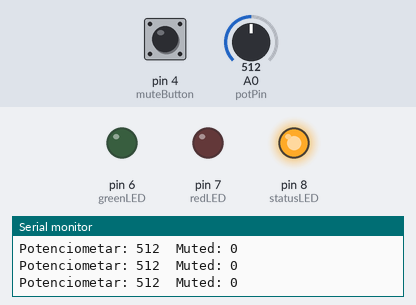
Simulated run of this sketch. Board: Arduino Uno, built with avr-gcc and run on an emulated ATmega328P. On the bench: output pins drawn as LEDs (lit = HIGH), the last lines printed to the serial monitor. Dashed ring = blinking. The test bench sets the inputs (shaded band); at power-on: pin 4 (muteButton) HIGH, A0 (potPin) = 512.

Above: at 1.2 s.
1.3 s: pin 4 (muteButton) pulled LOW for 1 s
At 1.75 s:
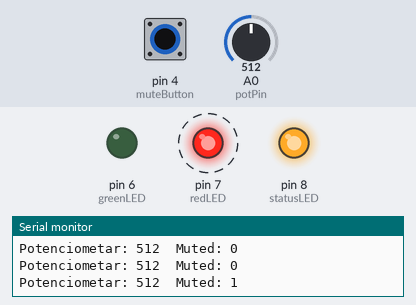
4.0 s: A0 (potPin) set to 993
5.5 s: A0 (potPin) set to 1012
At 6.7 s:
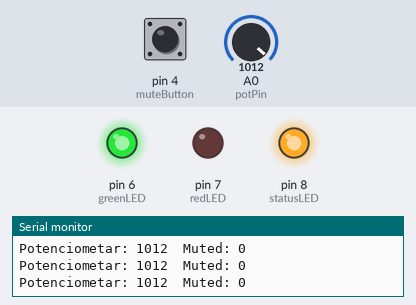
7.0 s: pin 4 (muteButton) pulled LOW for 0.15 s
At 8.4 s:
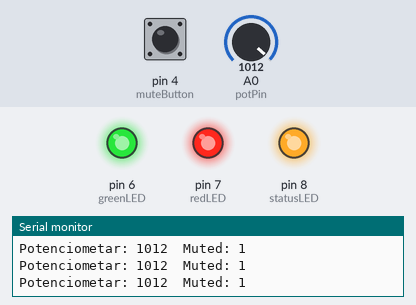
8.8 s: pin 4 (muteButton) pulled LOW for 3.2 s
At 9.59 s:
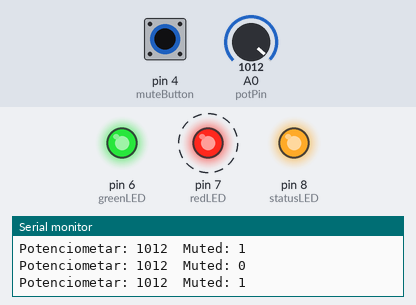
13.5 s: pin 4 (muteButton) pulsed LOW 5 times (0.12 s each, 0.3 s apart)
At 16.4 s:
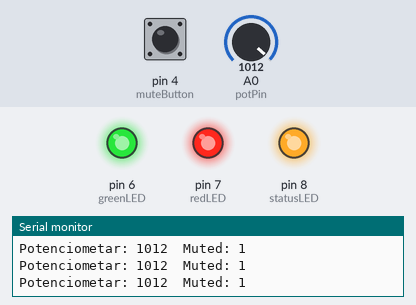
Timing chart, 0 to 17.9 s (numbered marks = the images above; inputs shaded):
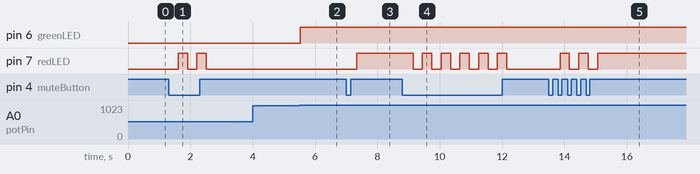

Measured:
- the behaviour switches between 1000 and 1001 on A0 (potPin) (found by bisection; images 1 and 2)
- after the input at 1.3 s, pin 7 (redLED): alternates HIGH for 0.30 s and LOW for 0.30 s, 4 changes in all, then stays LOW, starting after 0.31 s
- after the input at 5.5 s, pin 6 (greenLED): LOW → HIGH at once
- after the input at 7.0 s, pin 7 (redLED): LOW → HIGH after 0.34 s
- after the input at 8.8 s, pin 7 (redLED): alternates HIGH for 0.30 s and LOW for 0.30 s, 11 changes in all, then stays LOW, starting after 0.35 s
- after the input at 13.5 s, pin 7 (redLED): alternates HIGH for 0.30 s and LOW for 0.30 s, 5 changes in all, then stays HIGH, starting after 0.36 s

The sketch:

arduino.ino
```cpp
const int greenLED = 6;
const int redLED = 7;
const int statusLED = 8;
const int muteButton = 4;
const int potPin = A0;

int potValue = 0;
bool muted = false;

void setup() {
  Serial.begin(9600);

  pinMode(greenLED, OUTPUT);
  pinMode(redLED, OUTPUT);
  pinMode(statusLED, OUTPUT);

  pinMode(muteButton, INPUT_PULLUP);

  digitalWrite(statusLED, HIGH);
}

void loop() {
  potValue = analogRead(potPin);
  bool muteButtonPressed = digitalRead(muteButton) == LOW;

  Serial.print("Potenciometar: "); Serial.print(potValue);
  Serial.print("\tMuted: "); Serial.println(muted);

  if (potValue < 10 || muted) {
    digitalWrite(redLED, HIGH);
  } else {
    digitalWrite(redLED, LOW);
  }

  if (potValue > 1000) {
    digitalWrite(greenLED, HIGH);
  } else {
    digitalWrite(greenLED, LOW);
  }

  if (muteButtonPressed) {
    muted = !muted;
    delay(200);
  }

  delay(100);
}
```
